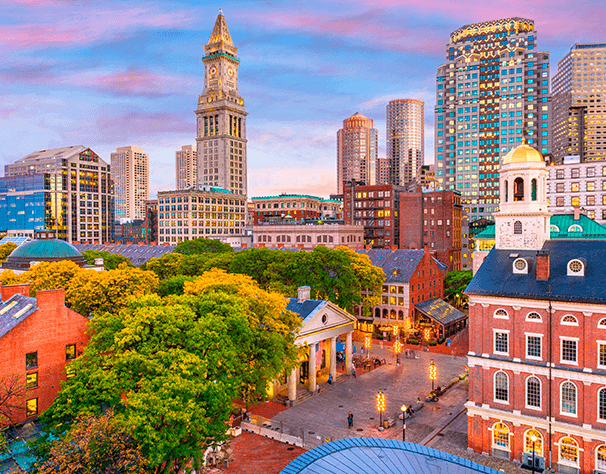
#> input picture test_images/boston.png, 606 x 474 px
$ python bluring.py
#> lines starting #> are read from the running program, lines starting #| are printed output that depends on the picture
import cv2 as cv
img = cv.imread("test_images/boston.png")
#> img is the input picture: shape (474, 606, 3); mean B, G, R 124.4, 132, 151.9

cv.imshow("Original",img)

# Averaging: Value of center pixel is the average of it's surrounding pixel
average =  cv.blur(img,(5,5))
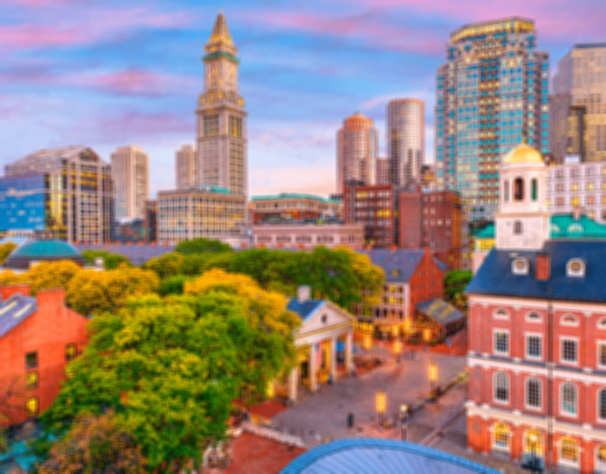
#> average: shape (474, 606, 3); mean B, G, R 124.4, 132, 151.9
cv.imshow("Average",average)

# Gaussian blur: Each surrounding pixel is give a particular weight and the center value of the kernel window is the average of the products of thoes weights
gau_blur = cv.GaussianBlur(img,(5,5),0) # sigma_x is the s.d along the x-axis
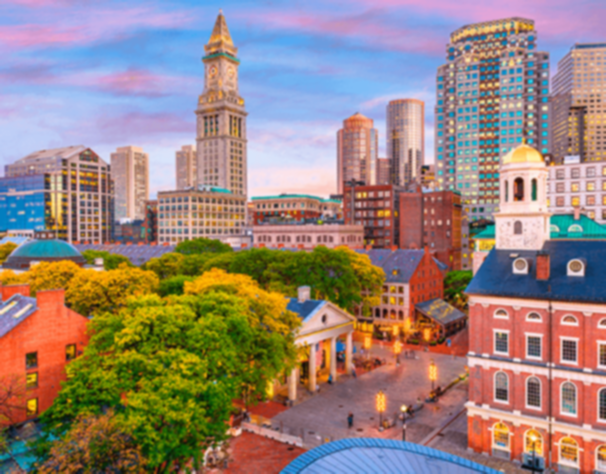
#> gau_blur: shape (474, 606, 3); mean B, G, R 124.4, 132, 151.9
cv.imshow("Gaussian", gau_blur)

# Median blur: Value of the center pixel is the median of the surrounding pixel. It is bit more effective in reduceing the noise inthe picture tahn the other two methods we have disscussed. It is used with kernel size of 3 mostly to reduce the noise in the image.
median = cv.medianBlur(img,5)
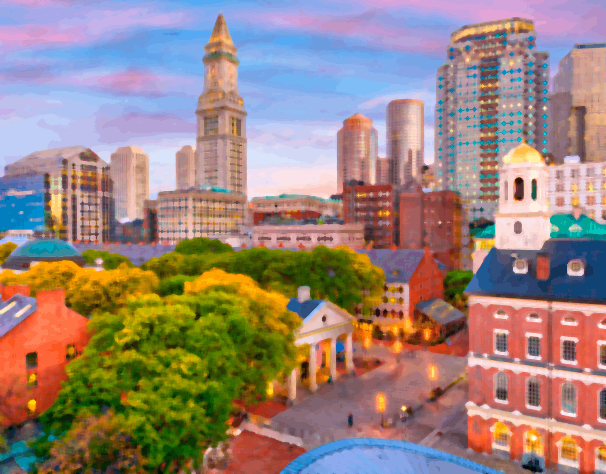
#> median: shape (474, 606, 3); mean B, G, R 124.2, 132.2, 153.8
cv.imshow("Median", median)

# Bilateral blur: It applies blurring but retains the edges in the image.
# Sigma space: It basically determines how far the pixel values outside the kernel window will be used for calculating the central pixel value.
bilat = cv.bilateralFilter(img,5,15,15)
cv.imshow("Bilateral",bilat)

cv.waitKey(0)
